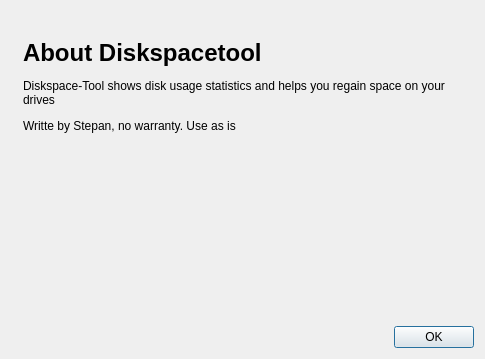
<?xml version="1.0" encoding="UTF-8"?>
<ui version="4.0">
 <class>AboutDialog</class>
 <widget class="QDialog" name="AboutDialog">
  <property name="geometry">
   <rect>
    <x>0</x>
    <y>0</y>
    <width>485</width>
    <height>359</height>
   </rect>
  </property>
  <property name="windowTitle">
   <string>About Diskspacetool</string>
  </property>
  <layout class="QVBoxLayout" name="verticalLayout_2">
   <item>
    <widget class="QWidget" name="widget" native="true">
     <layout class="QVBoxLayout" name="verticalLayout">
      <item>
       <widget class="QLabel" name="label">
        <property name="styleSheet">
         <string notr="true">padding-top: 16px;</string>
        </property>
        <property name="text">
         <string>&lt;h1&gt;About Diskspacetool&lt;/h1&gt;
&lt;p width=&quot;100%&quot;&gt;
Diskspace-Tool shows disk usage statistics and helps you
regain space on your drives
&lt;/p&gt;
&lt;p&gt;Writte by Stepan, no warranty. Use as is&lt;/p&gt;</string>
        </property>
        <property name="alignment">
         <set>Qt::AlignmentFlag::AlignLeading|Qt::AlignmentFlag::AlignLeft|Qt::AlignmentFlag::AlignTop</set>
        </property>
        <property name="wordWrap">
         <bool>true</bool>
        </property>
        <property name="margin">
         <number>-2</number>
        </property>
       </widget>
      </item>
     </layout>
    </widget>
   </item>
   <item>
    <widget class="QDialogButtonBox" name="buttonBox">
     <property name="orientation">
      <enum>Qt::Orientation::Horizontal</enum>
     </property>
     <property name="standardButtons">
      <set>QDialogButtonBox::StandardButton::Ok</set>
     </property>
    </widget>
   </item>
  </layout>
 </widget>
 <resources/>
 <connections>
  <connection>
   <sender>buttonBox</sender>
   <signal>accepted()</signal>
   <receiver>AboutDialog</receiver>
   <slot>accept()</slot>
   <hints>
    <hint type="sourcelabel">
     <x>248</x>
     <y>254</y>
    </hint>
    <hint type="destinationlabel">
     <x>157</x>
     <y>274</y>
    </hint>
   </hints>
  </connection>
  <connection>
   <sender>buttonBox</sender>
   <signal>rejected()</signal>
   <receiver>AboutDialog</receiver>
   <slot>reject()</slot>
   <hints>
    <hint type="sourcelabel">
     <x>316</x>
     <y>260</y>
    </hint>
    <hint type="destinationlabel">
     <x>286</x>
     <y>274</y>
    </hint>
   </hints>
  </connection>
 </connections>
</ui>
